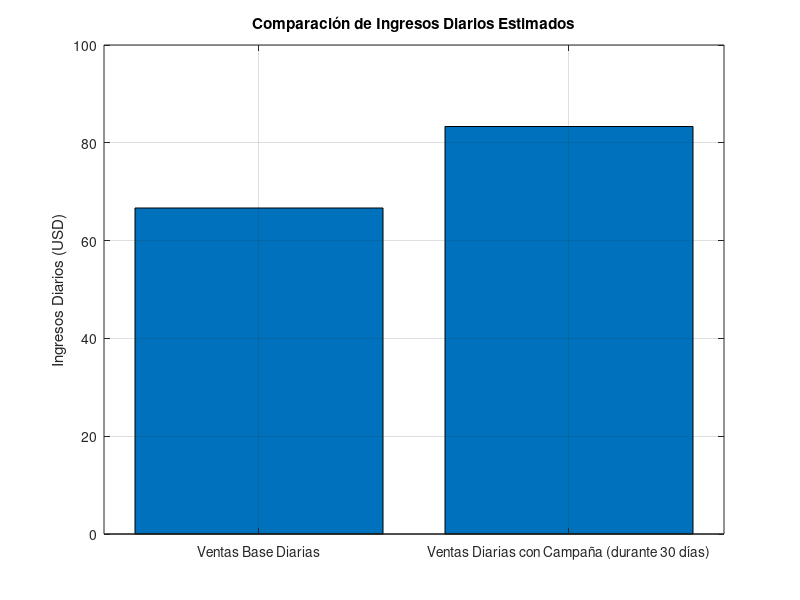

The MATLAB source for this figure: (Note: this script raises an error after producing the figure.)
% -------------------------------------------------------------------------
% PROYECTO: Simulación de Impacto de Campaña Facebook Ads en Ventas
% Basado en el Reporte del Proyecto para una tienda de ropa en Mérida
% -------------------------------------------------------------------------
clc;            % Limpia la ventana de comandos
clear;          % Limpia las variables del espacio de trabajo
close all;      % Cierra todas las figuras abiertas

% --- 1. VARIABLES DE ENTRADA (Suposiciones y Datos de la Tienda/Campaña) ---
% Valores iniciales

% Datos base de la tienda
ventas_base_mensuales = 2000; % USD - Ingresos mensuales estimados de la tienda
% Calculamos las ventas diarias promedio para el modelo, asumiendo 30 días por mes
ventas_base_diarias = ventas_base_mensuales / 30;

% Parámetros de la campaña de Facebook Ads 
presupuesto_total_campana = 100; % USD - Presupuesto asignado (inicial)
cpc_estimado = 0.50;            % USD - Costo Por Clic (CPC)
tasa_conversion_web_estimada = 0.05; % 5% - Tasa de conversión 
valor_pedido_promedio = 50;     % USD - Valor promedio de venta

% Duración de la campaña: 30 días o hasta que se agote el presupuesto
% para el presupuesto de $100, pero es necesario para cálculos diarios y evolución.
duracion_campana_dias = 30;     

% --- 2. CÁLCULOS DEL MODELO ---

% A. Cálculos basados en el "Análisis preliminar" del reporte (Totales de campaña)
clics_totales_estimados_campana = presupuesto_total_campana / cpc_estimado;
ventas_generadas_campana_unidades = clics_totales_estimados_campana * tasa_conversion_web_estimada;
ingresos_proyectados_campana_total = ventas_generadas_campana_unidades * valor_pedido_promedio;

% ROI (Return On Investment): (Ingresos - Costo) / Costo
if presupuesto_total_campana > 0
    roi_reporte = (ingresos_proyectados_campana_total - presupuesto_total_campana) / presupuesto_total_campana;
else
    roi_reporte = 0;
end

% ROAS (Return On Ad Spend): Ingresos / Costo (métrica común en publicidad)
if presupuesto_total_campana > 0
    roas_campana = ingresos_proyectados_campana_total / presupuesto_total_campana;
else
    roas_campana = 0;
end

% Incremento porcentual en ventas MENSUALES 
% Se compara el ingreso ADICIONAL TOTAL de la campaña con las ventas base MENSUALES.
incremento_ventas_mensuales_porc = (ingresos_proyectados_campana_total / ventas_base_mensuales) * 100;


% B. Cálculos diarios (si la duración de la campaña es relevante)
presupuesto_diario_campana = presupuesto_total_campana / duracion_campana_dias;
clics_diarios_esperados_campana = presupuesto_diario_campana / cpc_estimado;
conversiones_diarias_adicionales_campana = clics_diarios_esperados_campana * tasa_conversion_web_estimada;
ingresos_diarios_adicionales_campana = conversiones_diarias_adicionales_campana * valor_pedido_promedio;
ventas_totales_diarias_con_campana = ventas_base_diarias + ingresos_diarios_adicionales_campana;


% --- 3. MOSTRAR RESULTADOS EN LA VENTANA DE COMANDOS ---
disp('-------------------------------------------------------------------');
disp('    SIMULACIÓN DE CAMPAÑA FACEBOOK ADS - TIENDA DE ROPA   ');
disp('-------------------------------------------------------------------');
fprintf('DATOS BASE DE LA TIENDA (Según Reporte):\n');
fprintf('  Ingresos mensuales estimados (sin ads): $%.2f\n', ventas_base_mensuales);
fprintf('  Ventas base diarias (estimadas):        $%.2f\n\n', ventas_base_diarias);

fprintf('PARÁMETROS DE LA CAMPAÑA (Según "Análisis preliminar" o ajustados):\n');
fprintf('  Presupuesto total de la campaña:        $%.2f\n', presupuesto_total_campana);
fprintf('  Duración de la campaña (para desglose): %d días\n', duracion_campana_dias);
fprintf('  Costo Por Clic (CPC) estimado:          $%.2f\n', cpc_estimado);
fprintf('  Tasa de conversión web estimada:        %.1f%%\n', tasa_conversion_web_estimada * 100);
fprintf('  Valor de pedido promedio:               $%.2f\n\n', valor_pedido_promedio);

disp('RESULTADOS TOTALES ESTIMADOS DE LA CAMPAÑA (Coherencia con Reporte):');
fprintf('  Número de clics estimados TOTALES:      %.0f clics (Reporte: 200)\n', clics_totales_estimados_campana);
fprintf('  Ventas generadas TOTALES (unidades):    %.0f unidades (Reporte: 10)\n', ventas_generadas_campana_unidades);
fprintf('  Ingresos proyectados TOTALES (de ads):  $%.2f (Reporte: $500)\n', ingresos_proyectados_campana_total);
fprintf('  ROI (según cálculo del reporte):        %.0f%% (Reporte: 400%%)\n', roi_reporte * 100);
fprintf('  ROAS (Ingresos/Costo):                  %.2fx\n\n', roas_campana);

disp('IMPACTO EN VENTAS GENERALES:');
fprintf('  Incremento estimado en ventas MENSUALES: %.2f%% (Reporte: ~16.67%%*)\n', incremento_ventas_mensuales_porc);
disp('     *Nota: El reporte menciona 16.67%. Con $500 ingresos/$2000 base, el cálculo es 25%.');
disp('      La diferencia puede deberse a redondeos o una base de cálculo distinta en el reporte para ese % específico.');
fprintf('  Ventas totales diarias PROMEDIO (con ads): $%.2f (si la campaña dura %d días)\n\n', ventas_totales_diarias_con_campana, duracion_campana_dias);

disp('DESGLOSE DIARIO ESTIMADO (si la campaña dura más de 1 día):');
fprintf('  Presupuesto diario de la campaña:       $%.2f\n', presupuesto_diario_campana);
fprintf('  Clics diarios esperados (de ads):       %.1f clics\n', clics_diarios_esperados_campana);
fprintf('  Compras diarias adicionales (de ads):    %.1f compras\n', conversiones_diarias_adicionales_campana);
fprintf('  Ingresos diarios adicionales (de ads):  $%.2f\n\n', ingresos_diarios_adicionales_campana);


% --- 4. VISUALIZACIÓN GRÁFICA ---

% Gráfico 1: Comparación de ventas diarias (si se define duración > 0)
if duracion_campana_dias > 0
    figure;
    categorias_ventas = {'Ventas Base Diarias', sprintf('Ventas Diarias con Campaña (durante %d días)', duracion_campana_dias)};
    valores_ventas = [ventas_base_diarias, ventas_totales_diarias_con_campana];
    bar_plot = bar(valores_ventas);
    set(gca, 'XTickLabel', categorias_ventas);
    ylabel('Ingresos Diarios (USD)');
    title('Comparación de Ingresos Diarios Estimados');
    grid on;
    % Añadir etiquetas de valor a las barras
    xtips = bar_plot.XEndPoints;
    ytips = bar_plot.YEndPoints;
    labels = string(arrayfun(@(x) sprintf('$%.2f', x), valores_ventas, 'UniformOutput', false));
    text(xtips, ytips, labels, 'HorizontalAlignment','center', 'VerticalAlignment','bottom', 'FontSize',10, 'FontWeight', 'bold');
end

% Gráfico 2: Desglose de ingresos diarios durante la campaña (si duración > 0)
if duracion_campana_dias > 0
    figure;
    % Asegurarse que los ingresos adicionales no sean negativos para el pie chart
    ingresos_adicionales_positivos = max(0, ingresos_diarios_adicionales_campana);
    ingresos_componentes = [ventas_base_diarias, ingresos_adicionales_positivos];
    % Solo mostrar la etiqueta de ads si hay ingresos adicionales
    if ingresos_adicionales_positivos > 0
        labels_componentes = {sprintf('Ingresos Base ($%.2f)', ventas_base_diarias), ...
                              sprintf('Ingresos por Ads ($%.2f)', ingresos_adicionales_positivos)};
    else
        labels_componentes = {sprintf('Ingresos Base ($%.2f)', ventas_base_diarias), ''};
    end
    if sum(ingresos_componentes) > 0 % Evitar error si todo es cero
      pie(ingresos_componentes, labels_componentes);
      title(sprintf('Desglose de Ingresos Diarios Estimados (durante %d días de campaña)', duracion_campana_dias));
    else
      disp('No se puede generar gráfico de pastel, todos los valores son cero o negativos.');
    end
end

% Gráfico 3: Evolución de ingresos y ROAS (si duración > 1 día)
if duracion_campana_dias > 1
    dias_vector = 1:duracion_campana_dias;
    ingresos_acumulados_campana_vector = cumsum(ones(1, duracion_campana_dias) * ingresos_diarios_adicionales_campana);
    costo_acumulado_campana_vector = cumsum(ones(1, duracion_campana_dias) * presupuesto_diario_campana);
    
    % Evitar división por cero si el costo es cero en algún punto (aunque no debería con presupuesto > 0)
    roas_evolucion_vector = zeros(size(costo_acumulado_campana_vector));
    indices_costo_positivo = costo_acumulado_campana_vector > 0;
    roas_evolucion_vector(indices_costo_positivo) = ingresos_acumulados_campana_vector(indices_costo_positivo) ./ costo_acumulado_campana_vector(indices_costo_positivo);

    figure;
    subplot(2,1,1); % Dos gráficos en una figura: 2 filas, 1 columna, este es el 1ro
    plot(dias_vector, ingresos_acumulados_campana_vector, 'b-o', 'LineWidth', 1.5, 'DisplayName', 'Ingresos Acumulados por Ads');
    hold on;
    plot(dias_vector, costo_acumulado_campana_vector, 'r--s', 'LineWidth', 1.5, 'DisplayName', 'Costo Acumulado de Campaña');
    hold off;
    title('Evolución Acumulada: Ingresos de Ads vs. Costo de Campaña');
    xlabel(sprintf('Día de la Campaña (Total %d días)', duracion_campana_dias));
    ylabel('Monto Acumulado (USD)');
    legend('Location', 'northwest');
    grid on;

    subplot(2,1,2); % Este es el 2do gráfico
    plot(dias_vector, roas_evolucion_vector, 'g-d', 'LineWidth', 1.5, 'DisplayName', 'ROAS');
    hold on;
    line([dias_vector(1) dias_vector(end)], [1 1], 'Color', 'black', 'LineStyle', ':', 'DisplayName', 'Punto de Equilibrio (ROAS=1)'); % Línea de ROAS = 1
    hold off;
    title('Evolución del ROAS Durante la Campaña');
    xlabel(sprintf('Día de la Campaña (Total %d días)', duracion_campana_dias));
    ylabel('ROAS (x)');
    legend('Location', 'northwest');
    grid on;
end

disp('-------------------------------------------------------------------');
disp('Simulación completada. Revisa los resultados y gráficos generados.');
disp('AJUSTA LAS VARIABLES DE ENTRADA para simular diferentes escenarios.');
disp('-------------------------------------------------------------------');